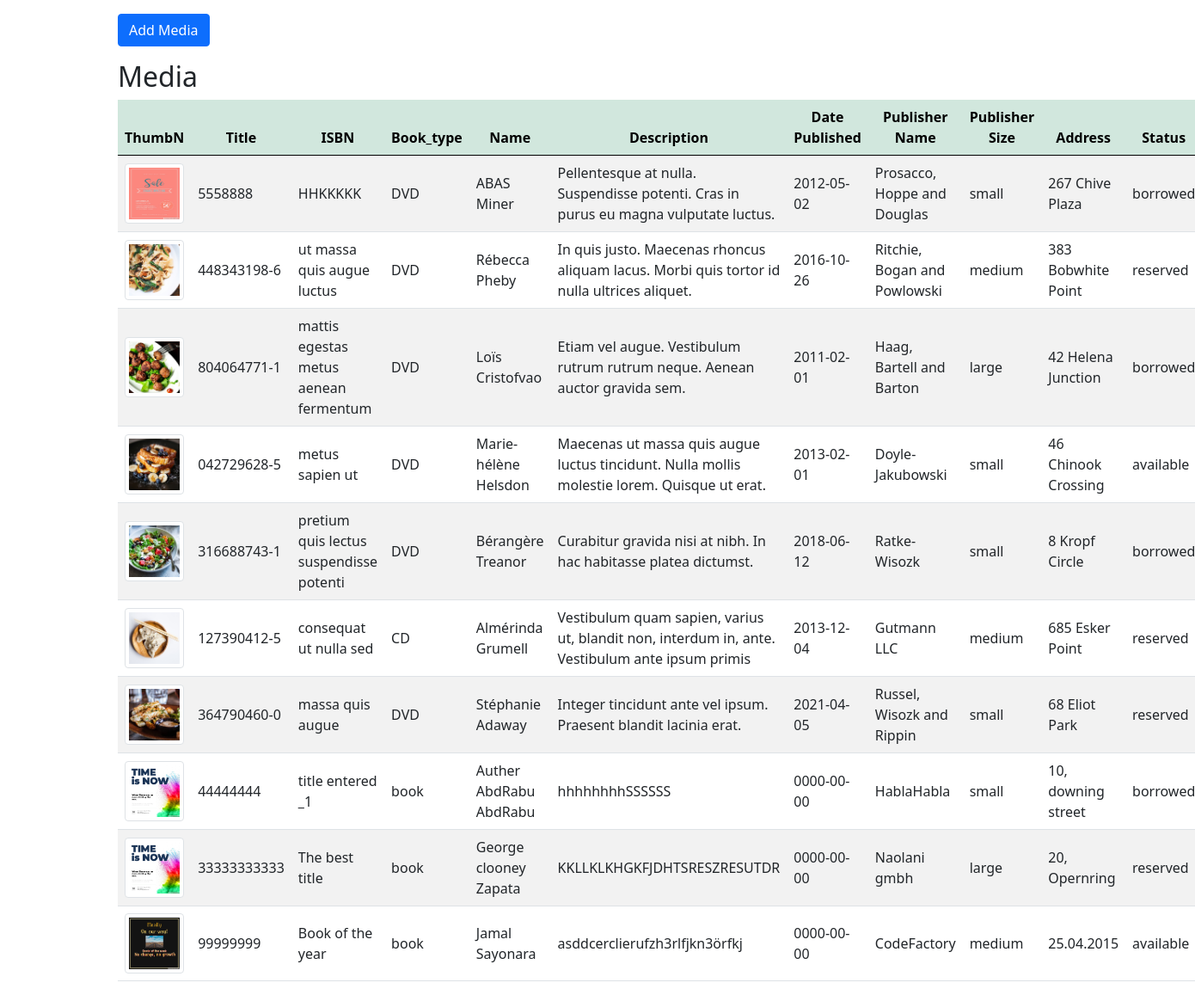
The page / on the database its author committed.
### tables this page shows
CREATE TABLE `library_table` (
  `id` int(11) NOT NULL,
  `title` text NOT NULL,
  `image` varchar(255) DEFAULT NULL,
  `first_name` varchar(50) NOT NULL,
  `last_name` varchar(50) NOT NULL,
  `ISBN` varchar(50) NOT NULL,
  `description` text DEFAULT NULL,
  `publish_date` date NOT NULL,
  `publisher_name` varchar(50) NOT NULL,
  `type` varchar(4) DEFAULT NULL,
  `publisher_address` varchar(50) DEFAULT NULL,
  `publisher_size` varchar(6) DEFAULT NULL,
  `status` varchar(9) NOT NULL
);

### index.php (the view, shortened to what this page needs)
<?php
require_once 'actions/db_connect.php';
$sql = "SELECT * FROM library_table";
$result = mysqli_query($connect ,$sql);
$tbody='';
if(mysqli_num_rows($result)  > 0) {
    while($row = mysqli_fetch_array($result, MYSQLI_ASSOC)){
        $tbody .= "<tr>
            <td><img class='img-thumbnail' src='image_collection/".$row['image']."'</td>
            <td>".$row['ISBN']."</td>
            <td>".$row['title']. "</td>
            <td>".$row['type']."</td>
            <td>".$row['first_name']." ".$row['last_name']."</td>
            <td>".$row['description']."</td>
            <td>".$row['publish_date']."</td>
            <td>".$row['publisher_name']."</td>
            <td>".$row['publisher_size']."</td>
            <td>".$row['publisher_address']."</td>
            <td>".$row['status']."</td>
            <td><a href='update.php?id=" .$row['id']."'><button class='btn btn-primary btn-sm' type='button'>Edit</button></a>
            <a href='delete.php?id=" .$row['id']."'><button class='btn btn-danger btn-sm' type='button'>Delete</button></a></td>
            </tr>";
    };
} else {
    $tbody =  "<tr><td colspan='5'><center>No Data Available </center></td></tr>";
}
?>
<!DOCTYPE html>
<html lang="en">
    <head>
        <?php require_once 'components/boot.php'?>
    </head>
    <body>
        <div class="container manageMedia w-100 mt-3">
            <div class='mb-3'>
                <a href= "create.php"><button class='btn btn-primary'type="button" >Add Media</button></a>
            </div>
            <p class='h2'>Media</p>
            <table class='table table-striped'>
                <thead class='table-success'>
                    <tr>
                        <th>ThumbN</th>
                        <th>Title</th>
                        <th>ISBN</th>
                        <th>Book_type</th>
                        <th>Name</th>
                        <th>Description</th>
                        <th>Date Published</th>
                        <th>Publisher Name</th>
                        <th>Publisher Size</th>
                        <th>Address</th>
                        <th>Status</th>
                    </tr>
                </thead>
                <tbody>
                    <?= $tbody;?>
                </tbody>
            </table>
        </div>
    </body>
</html>

### components/boot.php (shortened to what this page needs)
<link href="https://cdn.jsdelivr.net/npm/bootstrap@5.0.0-beta3/dist/css/bootstrap.min.css" rel="stylesheet">

### index.php (style rules this page uses)
.manageMedia { margin: auto; }
.img-thumbnail { width: 70px !important; height: 70px !important; }
td { text-align: left; vertical-align: middle; }
tr { text-align: center; }

### rows shown on the page
library_table: image (picture), ISBN "5558888", title "HHKKKKK", type "DVD", first_name "ABAS", last_name "Miner", description "Pellentesque at nulla. Suspendisse potenti. Cras in purus eu magna vulputate luctus.", publish_date "2012-05-02", publisher_name "Prosacco, Hoppe and Douglas", publisher_size "small", publisher_address "267 Chive Plaza", status "borrowed"
library_table: image (picture), ISBN "448343198-6", title "ut massa quis augue luctus", type "DVD", first_name "Rébecca", last_name "Pheby", description "In quis justo. Maecenas rhoncus aliquam lacus. Morbi quis tortor id nulla ultrices aliquet.", publish_date "2016-10-26", publisher_name "Ritchie, Bogan and Powlowski", publisher_size "medium", publisher_address "383 Bobwhite Point", status "reserved"
library_table: image (picture), ISBN "804064771-1", title "mattis egestas metus aenean fermentum", type "DVD", first_name "Loïs", last_name "Cristofvao", description "Etiam vel augue. Vestibulum rutrum rutrum neque. Aenean auctor gravida sem.", publish_date "2011-02-01", publisher_name "Haag, Bartell and Barton", publisher_size "large", publisher_address "42 Helena Junction", status "borrowed"
library_table: image (picture), ISBN "042729628-5", title "metus sapien ut", type "DVD", first_name "Marie-hélène", last_name "Helsdon", description "Maecenas ut massa quis augue luctus tincidunt. Nulla mollis molestie lorem. Quisque ut erat.", publish_date "2013-02-01", publisher_name "Doyle-Jakubowski", publisher_size "small", publisher_address "46 Chinook Crossing", status "available"
library_table: image (picture), ISBN "316688743-1", title "pretium quis lectus suspendisse potenti", type "DVD", first_name "Bérangère", last_name "Treanor", description "Curabitur gravida nisi at nibh. In hac habitasse platea dictumst.", publish_date "2018-06-12", publisher_name "Ratke-Wisozk", publisher_size "small", publisher_address "8 Kropf Circle", status "borrowed"
library_table: image (picture), ISBN "127390412-5", title "consequat ut nulla sed", type "CD", first_name "Almérinda", last_name "Grumell", description "Vestibulum quam sapien, varius ut, blandit non, interdum in, ante. Vestibulum ante ipsum primis", publish_date "2013-12-04", publisher_name "Gutmann LLC", publisher_size "medium", publisher_address "685 Esker Point", status "reserved"
library_table: image (picture), ISBN "364790460-0", title "massa quis augue", type "DVD", first_name "Stéphanie", last_name "Adaway", description "Integer tincidunt ante vel ipsum. Praesent blandit lacinia erat.", publish_date "2021-04-05", publisher_name "Russel, Wisozk and Rippin", publisher_size "small", publisher_address "68 Eliot Park", status "reserved"
library_table: image (picture), ISBN "44444444", title "title entered _1", type "book", first_name "Auther AbdRabu", last_name "AbdRabu", description "hhhhhhhhSSSSSS", publish_date "0000-00-00", publisher_name "HablaHabla", publisher_size "small", publisher_address "10, downing street", status "borrowed"
library_table: image (picture), ISBN "33333333333", title "The best title", type "book", first_name "George clooney", last_name "Zapata", description "KKLLKLKHGKFJDHTSRESZRESUTDR", publish_date "0000-00-00", publisher_name "Naolani gmbh", publisher_size "large", publisher_address "20, Opernring", status "reserved"
library_table: image (picture), ISBN "99999999", title "Book of the year", type "book", first_name "Jamal", last_name "Sayonara", description "asddcerclierufzh3rlfjkn3örfkj", publish_date "0000-00-00", publisher_name "CodeFactory", publisher_size "medium", publisher_address "25.04.2015", status "available"
